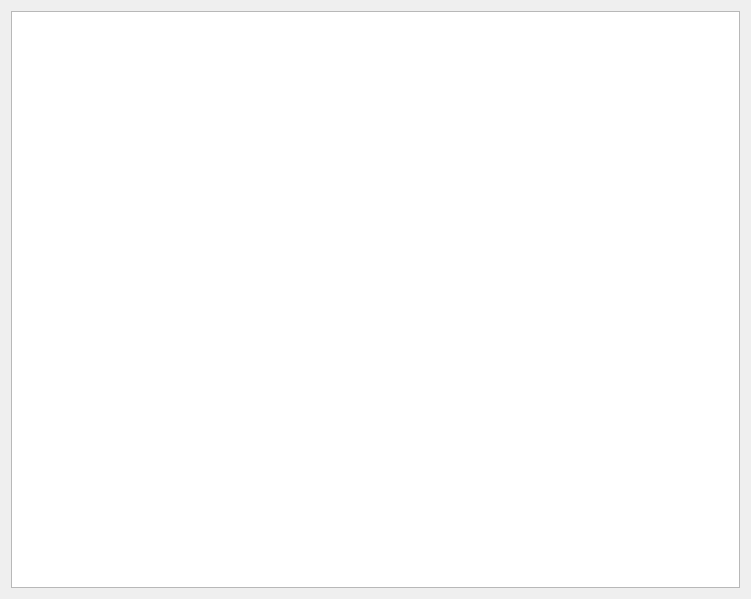
<?xml version="1.0" encoding="UTF-8"?>
<ui version="4.0">
 <class>Dialog</class>
 <widget class="QDialog" name="Dialog">
  <property name="geometry">
   <rect>
    <x>0</x>
    <y>0</y>
    <width>751</width>
    <height>599</height>
   </rect>
  </property>
  <property name="windowTitle">
   <string>Dialog</string>
  </property>
  <property name="windowIcon">
   <iconset>
    <normaloff>res/logo.png</normaloff>res/logo.png</iconset>
  </property>
  <layout class="QGridLayout" name="gridLayout">
   <item row="0" column="0">
    <widget class="QGraphicsView" name="graphicsView">
     <property name="backgroundBrush">
      <brush brushstyle="NoBrush">
       <color alpha="255">
        <red>0</red>
        <green>0</green>
        <blue>0</blue>
       </color>
      </brush>
     </property>
    </widget>
   </item>
  </layout>
 </widget>
 <resources/>
 <connections/>
</ui>
